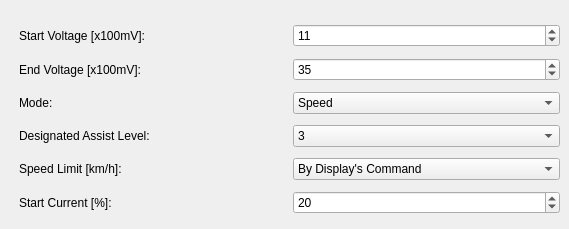
    <widget class="QWidget" name="tabThrottle">
     <attribute name="title">
      <string>Throttle Handle</string>
     </attribute>
     <widget class="QWidget" name="gridLayoutWidget_2">
      <property name="geometry">
       <rect>
        <x>19</x>
        <y>19</y>
        <width>541</width>
        <height>201</height>
       </rect>
      </property>
      <layout class="QGridLayout" name="gridLayout_5">
       <item row="2" column="0">
        <widget class="QLabel" name="label_33">
         <property name="font">
          <font>
           <weight>50</weight>
           <bold>false</bold>
          </font>
         </property>
         <property name="text">
          <string>Mode:</string>
         </property>
        </widget>
       </item>
       <item row="3" column="0">
        <widget class="QLabel" name="label_34">
         <property name="font">
          <font>
           <weight>50</weight>
           <bold>false</bold>
          </font>
         </property>
         <property name="text">
          <string>Designated Assist Level:</string>
         </property>
        </widget>
       </item>
       <item row="4" column="0">
        <widget class="QLabel" name="label_35">
         <property name="font">
          <font>
           <weight>50</weight>
           <bold>false</bold>
          </font>
         </property>
         <property name="text">
          <string>Speed Limit [km/h]:</string>
         </property>
        </widget>
       </item>
       <item row="5" column="0">
        <widget class="QLabel" name="label_36">
         <property name="font">
          <font>
           <weight>50</weight>
           <bold>false</bold>
          </font>
         </property>
         <property name="text">
          <string>Start Current [%]:</string>
         </property>
        </widget>
       </item>
       <item row="0" column="0">
        <widget class="QLabel" name="label_31">
         <property name="font">
          <font>
           <weight>50</weight>
           <bold>false</bold>
          </font>
         </property>
         <property name="text">
          <string>Start Voltage [x100mV]:</string>
         </property>
        </widget>
       </item>
       <item row="1" column="0">
        <widget class="QLabel" name="label_32">
         <property name="font">
          <font>
           <weight>50</weight>
           <bold>false</bold>
          </font>
         </property>
         <property name="text">
          <string>End Voltage [x100mV]:</string>
         </property>
        </widget>
       </item>
       <item row="0" column="1">
        <widget class="QSpinBox" name="spinBox_7">
         <property name="font">
          <font>
           <weight>50</weight>
           <bold>false</bold>
          </font>
         </property>
         <property name="value">
          <number>11</number>
         </property>
        </widget>
       </item>
       <item row="1" column="1">
        <widget class="QSpinBox" name="spinBox_8">
         <property name="font">
          <font>
           <weight>50</weight>
           <bold>false</bold>
          </font>
         </property>
         <property name="value">
          <number>35</number>
         </property>
        </widget>
       </item>
       <item row="5" column="1">
        <widget class="QSpinBox" name="spinBox_9">
         <property name="font">
          <font>
           <weight>50</weight>
           <bold>false</bold>
          </font>
         </property>
         <property name="value">
          <number>20</number>
         </property>
        </widget>
       </item>
       <item row="2" column="1">
        <widget class="QComboBox" name="comboBox_5">
         <property name="font">
          <font>
           <weight>50</weight>
           <bold>false</bold>
          </font>
         </property>
         <item>
          <property name="text">
           <string>Speed</string>
          </property>
         </item>
         <item>
          <property name="text">
           <string>Current</string>
          </property>
         </item>
        </widget>
       </item>
       <item row="3" column="1">
        <widget class="QComboBox" name="comboBox_6">
         <property name="font">
          <font>
           <weight>50</weight>
           <bold>false</bold>
          </font>
         </property>
         <property name="currentIndex">
          <number>3</number>
         </property>
         <item>
          <property name="text">
           <string>By Display's Command</string>
          </property>
         </item>
         <item>
          <property name="text">
           <string>1</string>
          </property>
         </item>
         <item>
          <property name="text">
           <string>2</string>
          </property>
         </item>
         <item>
          <property name="text">
           <string>3</string>
          </property>
         </item>
         <item>
          <property name="text">
           <string>4</string>
          </property>
         </item>
         <item>
          <property name="text">
           <string>5</string>
          </property>
         </item>
         <item>
          <property name="text">
           <string>6</string>
          </property>
         </item>
         <item>
          <property name="text">
           <string>7</string>
          </property>
         </item>
         <item>
          <property name="text">
           <string>8</string>
          </property>
         </item>
         <item>
          <property name="text">
           <string>9</string>
          </property>
         </item>
        </widget>
       </item>
       <item row="4" column="1">
        <widget class="QComboBox" name="comboBox_7">
         <property name="font">
          <font>
           <weight>50</weight>
           <bold>false</bold>
          </font>
         </property>
         <item>
          <property name="text">
           <string>By Display's Command</string>
          </property>
         </item>
         <item>
          <property name="text">
           <string>25</string>
          </property>
         </item>
         <item>
          <property name="text">
           <string>26</string>
          </property>
         </item>
         <item>
          <property name="text">
           <string>40</string>
          </property>
         </item>
         <item>
          <property name="text">
           <string>45</string>
          </property>
         </item>
         <item>
          <property name="text">
           <string>50</string>
          </property>
         </item>
        </widget>
       </item>
      </layout>
     </widget>
    </widget>
